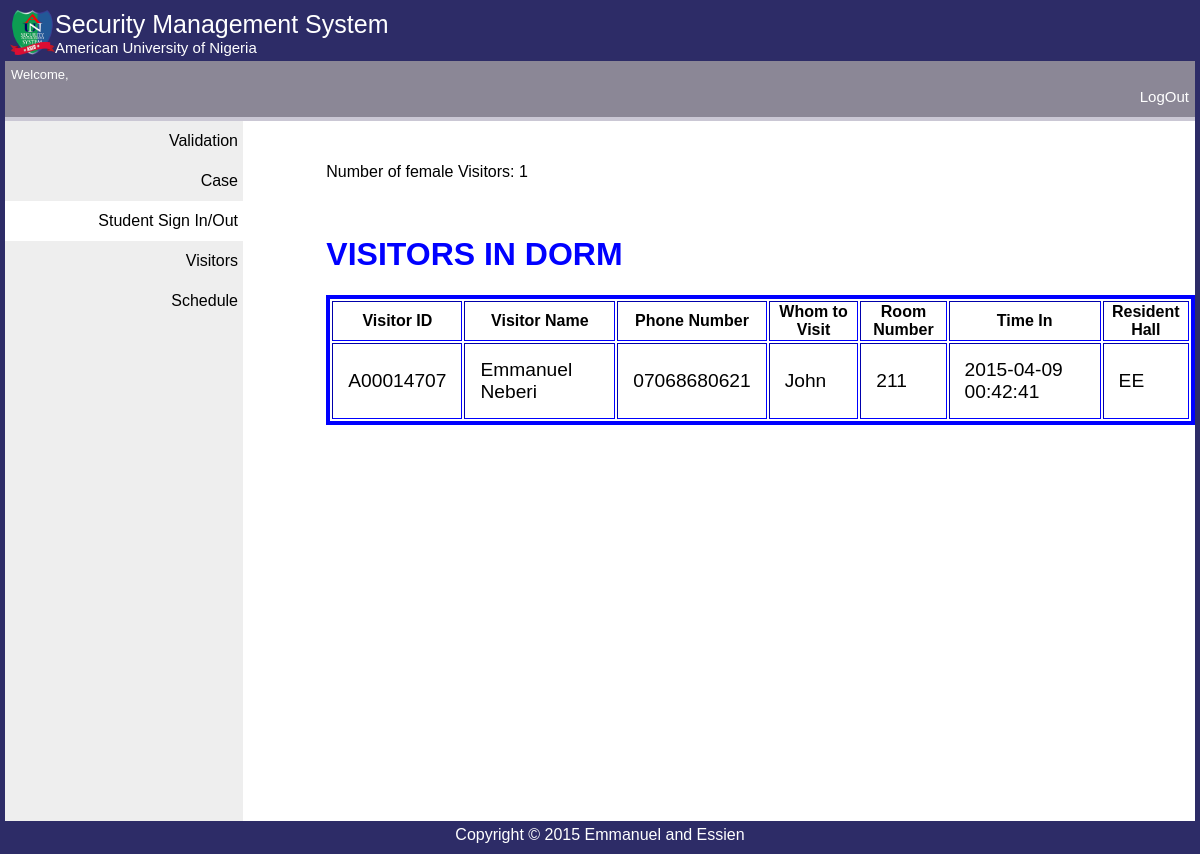
The app's page /old/Personnel/view_sign.php with its own data.
### tables this page shows
CREATE TABLE IF NOT EXISTS `girls_visitors` (
  `Visitors_ID` varchar(15) NOT NULL,
  `Visitors_Name` varchar(45) NOT NULL,
  `Phone_Number` varchar(15) NOT NULL,
  `Whom_To_Visit` varchar(45) NOT NULL,
  `Room_Number` int(5) NOT NULL,
  `Time_In` datetime NOT NULL,
  `Residence_Hall` varchar(15) NOT NULL,
  PRIMARY KEY (`Visitors_ID`)
);

### old/Personnel/view_sign.php (the view, shortened to what this page needs)
<!DOCTYPE html>
<html>
<head><title>Personnel | ASEC</title>
	<link rel="stylesheet" type="text/css" href="../css/style.custom.css">
</head>
<body>
<div class="header">
<div class="banner">
	<img class="logo" src="../images/bg.png" />
	<p class="textbig">Security Management System</p>
	<p class="textmid">American University of Nigeria<p>
</div>
</div>
<div class="admin">
<p>Welcome,<?php echo "$_SESSION[firstname] $_SESSION[lastname]";?></p>
<a style="text-decoration:none;text-align:right;color:#fff;font-size:15px;"href="../logout.php"><p class="logout">LogOut</p></a></p>
</div>
<div class="nav">
<ul>
  <li><a href="./home.php">Validation</a></li>
  <li><a href="./case.php">Case</a></li>
  <li class="select"><a href="./sign.php">Student Sign In/Out</a></li>
  <li><a href="./visitors.php">Visitors</a></li>
  <li><a href="./schedule.php">Schedule</a></li>
 </ul>
</div>
<div class="content">
	<p>Number of female Visitors: <?php include_once '../includes/db_connect.php';
	$sql = "SELECT count(*) as count FROM girls_visitors";
	$result = $mysqli->query($sql);
	$row = $result->fetch_assoc();
	echo $row['count'];
	?>
</p>
	<br/><h1 style='color: blue'>VISITORS IN DORM</h1>
	<table border='1' style='border:4px solid blue' id="iconTable">
		<tr>
			<th>Visitor ID</th>
			<th>Visitor Name</th>
			<th>Phone Number</th>
			<th>Whom to Visit</th>
			<th>Room Number</th>
			<th>Time In</th>
			<th>Resident Hall</th>
		</tr>
	<?php
    $sql = 'SELECT * FROM girls_visitors';
	$result = $mysqli->query($sql);
	if ($result->num_rows > 0) {
		while($row = $result->fetch_assoc()) {
			echo "<tr><td>".$row['Visitors_ID']."</td><td>".$row['Visitors_Name']."</td><td>".$row['Phone_Number']."</td><td>".$row['Whom_To_Visit']."</td><td>".$row['Room_Number']."</td><td>".$row['Time_In']."</td><td>".$row['Residence_Hall']."</td>
			</tr>";
		}
	}
?>
	</table>
</div>
<footer>
<div id="footer">
Copyright &copy; 2015 Emmanuel and Essien
</div>
</footer>
</body>
</html>

### old/css/style.custom.css (style rules this page uses)
.header { background-color:#2D2C67; color:white; padding:5px; }
.nav { line-height:30px; background-color:#eeeeee; height:700px; width:20%; float:left; padding:0px; font-family: Tahoma, Geneva, sans-serif; }
#footer { background-color:#2D2C67; font-family: Tahoma, Geneva, sans-serif; color:white; clear:both; text-align:center; padding:5px; }
.textbig { font-size:25px; }
.textmid { font-size:15px; }
.banner { font-family: Copperplate Gothic Light, sans-serif; }
.banner p { margin:0; }
.logo { width:45px; height:45px; float:left; }
.admin { background-color: #8B8796; margin:0; padding:3px; border-bottom: 4px solid #CAC7D4; font-family: Tahoma, Geneva, sans-serif; font-size: 13px; color:#fff; }
.admin p { padding:3px; margin:0; }
body { margin:0; padding:0; border: 5px solid #2d2c67; }
.nav ul { list-style-type: none; margin:0; padding: 0; }
.nav a { display: block; text-decoration: none; text-align: right; border-left-radius: 5px; padding: 5px; color:#000; }
.nav li { margin: 0; padding: 0; }
.select { background-color: #FFF; color: #000; }
.content { font-family: Tahoma, Geneva, sans-serif; margin-left:27%; margin-top:3.5%; }
#iconTable td { padding:15px; font-size:120%; }

### records on screen
girls_visitors: Visitors_ID "A00014707", Visitors_Name "Emmanuel Neberi", Phone_Number "07068680621", Whom_To_Visit "John", Room_Number "211", Time_In "2015-04-09 00:42:41", Residence_Hall "EE"

### other values on screen
$row['count'] "1"
